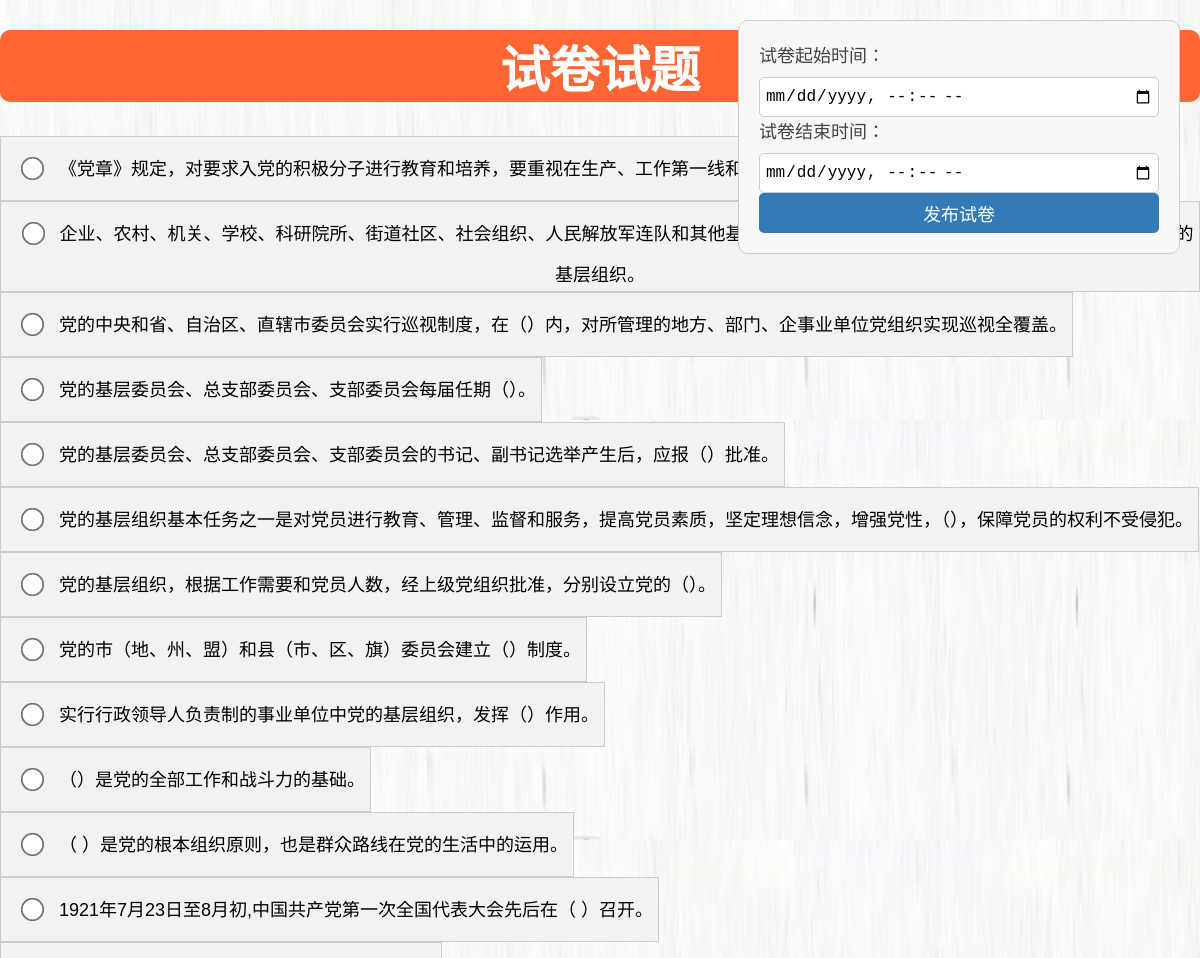
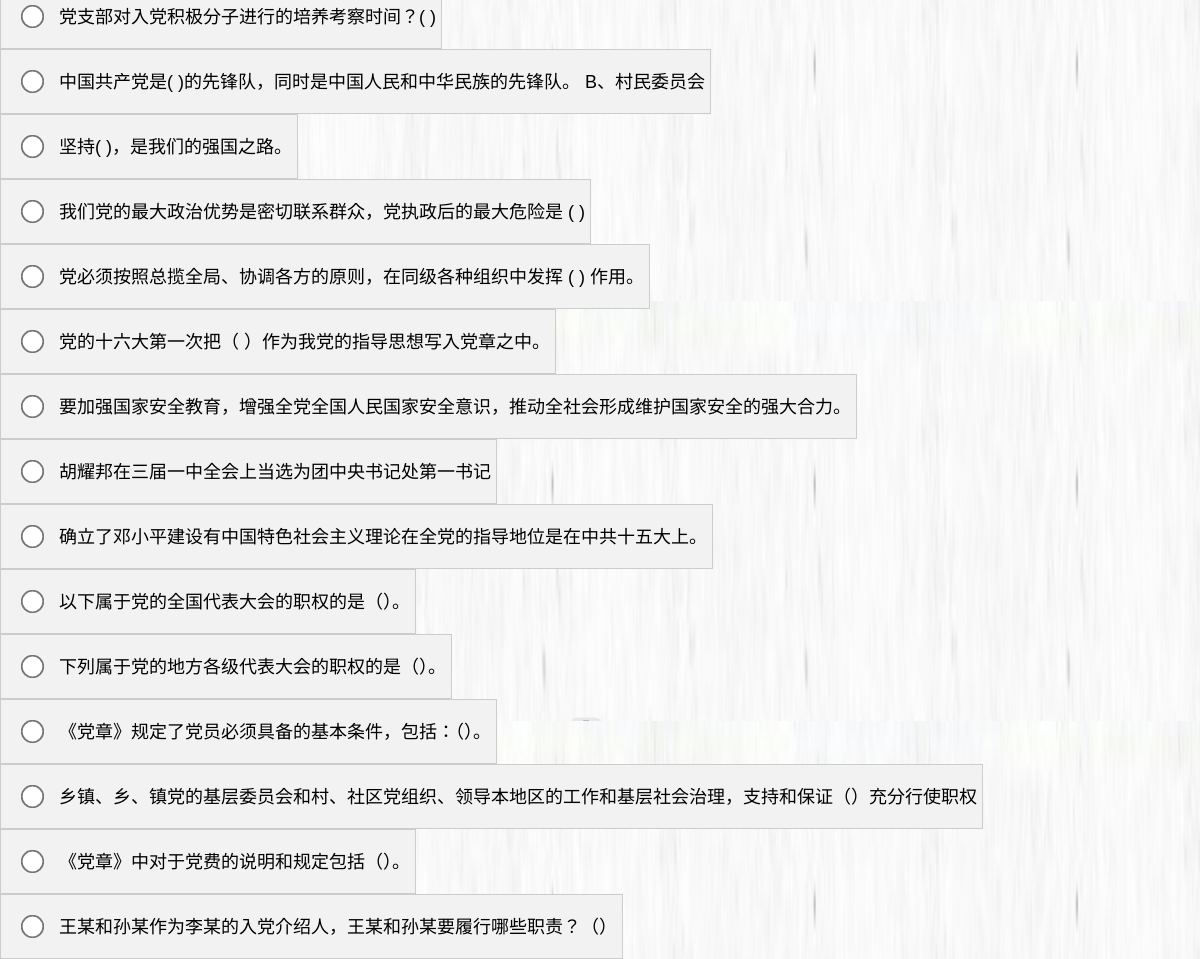
The page /PhpProject1/organizer/generate_quiz.php on the database its author committed (2 pictures, top to bottom).
### tables this page shows
CREATE TABLE `question_bank` (
  `no` int(11) NOT NULL,
  `content` varchar(200) NOT NULL,
  `option1` varchar(20) NOT NULL,
  `option2` varchar(20) NOT NULL,
  `option3` varchar(20) NOT NULL,
  `option4` varchar(20) NOT NULL,
  `answer` varchar(20) NOT NULL
);

### PhpProject1/organizer/generate_quiz.php (the view, shortened to what this page needs)
<?php
$servername = 'localhost';
$username = 'root';
$password = '';
$dbname = 'sgm';
$conn = new mysqli($servername, $username, $password, $dbname);
?>
<form action="submit.php" method="POST"  onsubmit="return validateForm();">
    <h1>试卷试题</h1>
<?php
$query = "SELECT * FROM question_bank order by no";
$result = mysqli_query($conn, $query);
$i=1;
while ($row = mysqli_fetch_assoc($result)) {
  ?>
    <table class="ti">
        <td>
    <?php
        echo "<input type='radio'  name='".$i."' value='".$row["no"]."'>" . $row["content"] . "</p>";
        $i++;
        ?>
        </td>
    </table>
    <?php
            }
?>
    <div class="form-wrapper">
    <label for="start-time">试卷起始时间：</label>
    <input type="datetime-local" id="start-time" name="start-time" required><br>
    <label for="end-time">试卷结束时间：</label>
    <input type="datetime-local" id="end-time" name="end-time" required><br>
    <input type="submit" class="sub" value="发布试卷">
  </div>
</form>

### PhpProject1/organizer/generate_quiz.php (style rules this page uses)
form { font-size: 25px; margin: 0 auto; margin-top: 30px; }
input[type=radio] { transform: scale(1.8); margin: 20px; }
h1 { text-align: center; display: flex; flex-direction: column; background-color: #ff6633; color: #fff; border: 20px; border-radius: 10px; cursor: pointer; }
.form-wrapper { position: fixed; top: 20px; right: 20px; width: 400px; padding: 20px; border: 1px solid #ccc; background-color: #f7f7f7; border-radius: 10px; }
label { font-size: 18px; color: #444; margin-bottom: 10px; display: block; }
input[type="datetime-local"] { width: 100%; height: 40px; font-size: 16px; padding: 5px; border: 1px solid #ccc; border-radius: 5px; outline: none; }
input[type="submit"] { width: 100%; height: 40px; font-size: 18px; color: #fff; background-color: #337ab7; border: none; border-radius: 5px; cursor: pointer; }
table { text-align: center; font-size: 16px; border-collapse: collapse; }
table td { border: 1px solid #ccc; padding: 5px; vertical-align: top; font-size: 18px; color: black; }

### rows shown on the page
question_bank: content "《党章》规定，对要求入党的积极分子进行教育和培养，要重视在生产、工作第一线和（）中发展党员。"
question_bank: content "企业、农村、机关、学校、科研院所、街道社区、社会组织、人民解放军连队和其他基层单位，凡是有正式党员（）人以上的，都应当成立党的基层组织。"
question_bank: content "党的中央和省、自治区、直辖市委员会实行巡视制度，在（）内，对所管理的地方、部门、企事业单位党组织实现巡视全覆盖。"
question_bank: content "党的基层委员会、总支部委员会、支部委员会每届任期（）。"
question_bank: content "党的基层委员会、总支部委员会、支部委员会的书记、副书记选举产生后，应报（）批准。"
question_bank: content "党的基层组织基本任务之一是对党员进行教育、管理、监督和服务，提高党员素质，坚定理想信念，增强党性，（），保障党员的权利不受侵犯。"
question_bank: content "党的基层组织，根据工作需要和党员人数，经上级党组织批准，分别设立党的（）。"
question_bank: content "党的市（地、州、盟）和县（市、区、旗）委员会建立（）制度。"
question_bank: content "实行行政领导人负责制的事业单位中党的基层组织，发挥（）作用。"
question_bank: content "（）是党的全部工作和战斗力的基础。"
question_bank: content "（ ）是党的根本组织原则，也是群众路线在党的生活中的运用。"
question_bank: content "1921年7月23日至8月初,中国共产党第一次全国代表大会先后在（ ）召开。"
question_bank: content "党支部对入党积极分子进行的培养考察时间？( )"
question_bank: content "中国共产党是( )的先锋队，同时是中国人民和中华民族的先锋队。 B、村民委员会"
question_bank: content "坚持( )，是我们的强国之路。"
question_bank: content "我们党的最大政治优势是密切联系群众，党执政后的最大危险是 ( )"
question_bank: content "党必须按照总揽全局、协调各方的原则，在同级各种组织中发挥 ( ) 作用。"
question_bank: content "党的十六大第一次把（ ）作为我党的指导思想写入党章之中。"
question_bank: content "要加强国家安全教育，增强全党全国人民国家安全意识，推动全社会形成维护国家安全的强大合力。"
question_bank: content "胡耀邦在三届一中全会上当选为团中央书记处第一书记"
question_bank: content "确立了邓小平建设有中国特色社会主义理论在全党的指导地位是在中共十五大上。"
question_bank: content "以下属于党的全国代表大会的职权的是（）。"
question_bank: content "下列属于党的地方各级代表大会的职权的是（）。"
question_bank: content "《党章》规定了党员必须具备的基本条件，包括：（）。"
question_bank: content "乡镇、乡、镇党的基层委员会和村、社区党组织、领导本地区的工作和基层社会治理，支持和保证（）充分行使职权"
question_bank: content "《党章》中对于党费的说明和规定包括（）。"
question_bank: content "王某和孙某作为李某的入党介绍人，王某和孙某要履行哪些职责？（）"
